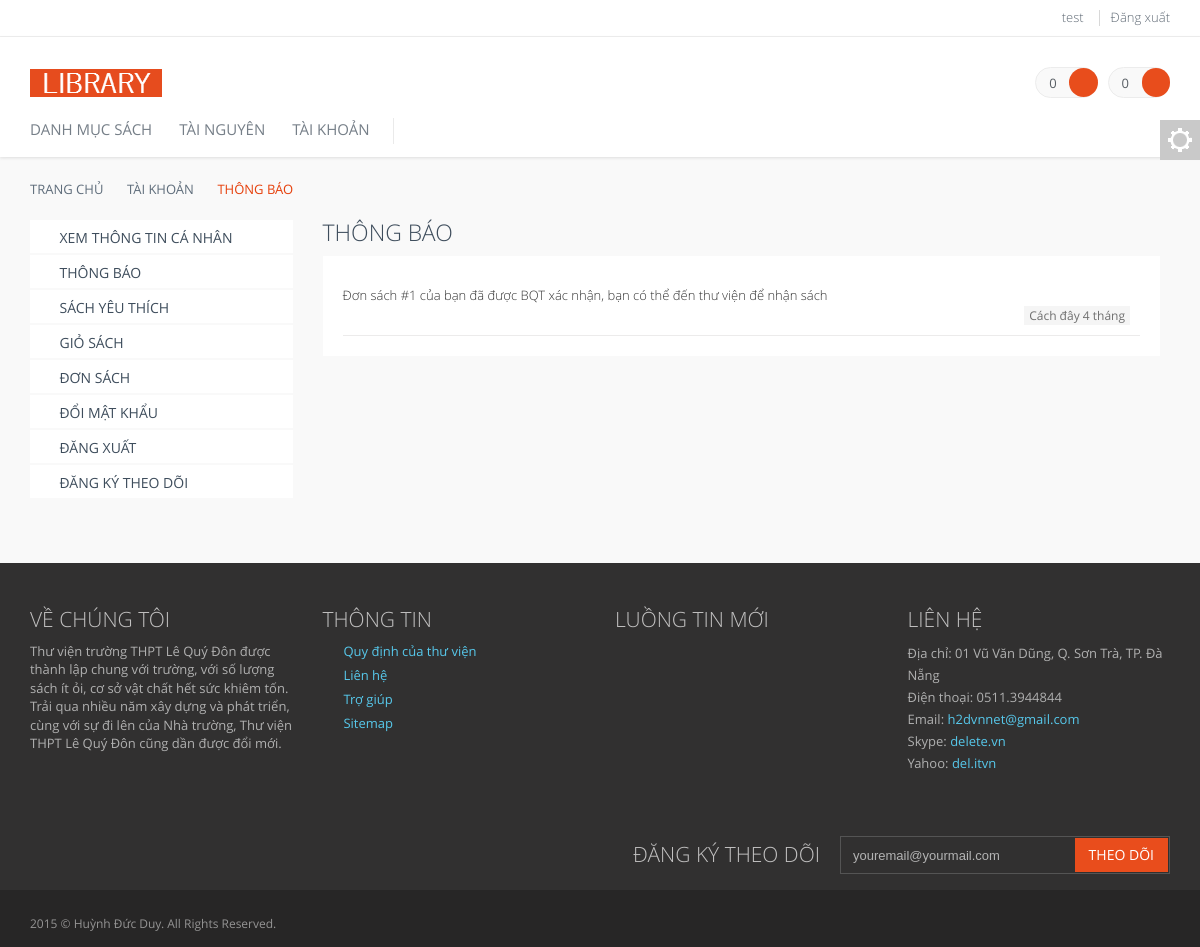
The app's page /notify.php (signed in) with its own data.
### tables this page shows
CREATE TABLE IF NOT EXISTS `user` (
`id` int(11) NOT NULL,
  `password` text NOT NULL,
  `name` text NOT NULL,
  `birthday` date NOT NULL,
  `image` text NOT NULL,
  `email` text NOT NULL,
  `class` text NOT NULL,
  `scode` text NOT NULL,
  `verify` int(1) NOT NULL,
  `wishlist` text NOT NULL
);

CREATE TABLE IF NOT EXISTS `notification` (
`id` int(11) NOT NULL,
  `userid` int(11) NOT NULL,
  `content` text NOT NULL,
  `seen` int(1) NOT NULL DEFAULT '0',
  `link` text NOT NULL,
  `time` text NOT NULL,
  `type` text NOT NULL,
  `display` int(1) NOT NULL DEFAULT '0'
);

CREATE TABLE IF NOT EXISTS `setting` (
  `unique` int(1) NOT NULL DEFAULT '1',
  `title` text NOT NULL,
  `tit` text NOT NULL,
  `description` text NOT NULL,
  `introduce` longtext NOT NULL,
  `term` text NOT NULL,
  `keyword` text NOT NULL,
  `domain` text NOT NULL,
  `fb_id_admin` text NOT NULL,
  `fb_id_app` text NOT NULL,
  `fb_id_page` text NOT NULL,
  `admin_mail` text NOT NULL,
  `admin_phone` text NOT NULL,
  `admin_address` text NOT NULL,
  `admin_skype` text NOT NULL,
  `admin_yahoo` text NOT NULL,
  `gcseid` text NOT NULL,
  `gkey` text NOT NULL,
  `logo` text NOT NULL,
  `view` int(11) NOT NULL,
  `slide1` text NOT NULL,
  `slide2` text NOT NULL,
  `limitinorder` int(11) NOT NULL,
  `limitdayorder` int(11) NOT NULL
);

### library/view/notify.php (the view, shortened to what the rows shown need)
<?php
class notify_view
{
	function show_data()
	{
		echo '<div class="goods-data clearfix" id="content2wish">
				<div class="table-wrapper-responsive">
					<table summary="Shopping cart">
						<tbody id="data-noti">';
		if ($_SESSION['userid'] != NULL)
		{
			global $notify_model;
			if ($notify_model->record != 0)
			{
				$result = $notify_model->data;
				foreach ($result as $data)
				{
					echo '<tr>';
					if ($data['seen'] != 1) { echo "<td class='new-noti' onclick='seen_notify(".$data['id'].")'>"; } else { echo '<td>'; }
					echo "
						<a href='".$data['link']."' class='nohighlight'>
							<p>".$data['content']."</p>
							<div class='notitime'>".ti_me($data['time'])."</div>
						</a>
						</td>
					</tr>";
				}
			}
			else
			{
				echo "<center><p>Không có thông báo nào</p></center>";
			}
		}
		else
		{
			echo "<center><p>Bạn chưa đăng nhập, không thể xem thông báo</p></center>";
		}
		echo '		</tbody>
				</table>
            </div>';
		echo '</div>';
	}
	function show_content()
	{
		echo '<div class="row margin-bottom-40">';
		echo '<div class="col-md-9 col-sm-7" id="scroll-to">
        <h1>Thông báo</h1>';
		$this->show_data();
		echo '</div>
		</div>';
	}
		?>
		<?php
	function show()
	{
		echo '<div class="main">
		<div class="container">';
		$this->show_content();
		echo '</div>
		</div>';
	}
}
?>

### library/view/header.php (shortened to what the rows shown need)
<?php
class header_view
{
	var $title;
	var $description;
	var $keyword;
	var $pagelv1;
	var $pagelv2;
	function show_head()
	{
		global $setting;
		global $header_controller;
		echo "<!DOCTYPE html PUBLIC '-//W3C//DTD XHTML 1.0 Strict//EN' 'http://www.w3.org/TR/xhtml1/DTD/xhtml1-strict.dtd'>
		<html xmlns='http://www.w3.org/1999/xhtml' xml:lang='vi'>
		<head>
		<meta http-equiv='Content-Type' content='text/html; charset=utf-8' />
		<meta content='width=device-width, initial-scale=1.0' name='viewport'>
		<meta http-equiv='X-UA-Compatible' content='IE=edge,chrome=1'>
		<title>".$this->title." | ".$setting->get('description')."</title>
		<link rel='shortcut icon' href='../../favicon.ico' type='image/x-icon'>
		<link rel='icon' href='../../favicon.ico' type='image/x-icon'>
		<meta property='og:title' content='".$this->title." | ".$setting->get('description')."'/>
		<meta name='description' class='description' content='".$this->description." - ".$setting->get('description')."' />
		<meta name='abstract' class='description' content='".$this->description." - ".$setting->get('description')."'>
		<meta property='og:description' class='description' content='".$this->description." - ".$setting->get('description')."' />
		<meta name='keyword' class='keyword' content='".$this->keyword.",".$setting->get('keyword')."' />
		<meta property='og:url' itemprop='url' content='http://".$setting->get('domain').$_SERVER['REQUEST_URI']."'/>
		<link rel='canonical' href='http://".$setting->get('domain').$_SERVER['REQUEST_URI']."' />";
		echo "<meta name='classification' content='SEO' />
		<link href='../../assets/global/plugins/font-awesome/css/font-awesome.min.css' rel='stylesheet'>
		<link href='../../assets/global/plugins/bootstrap/css/bootstrap.min.css' rel='stylesheet'>
		".$this->pagelv1."
		<link href='../../assets/global/css/components.min.css' rel='stylesheet'>
		<link href='../../assets/global/css/plugins.min.css' rel='stylesheet'>
		<link href='../../assets/frontend/layout/css/style.min.css' rel='stylesheet'>
		<link href='../../assets/frontend/pages/css/style-shop.min.css' rel='stylesheet' type='text/css'>
		<link href='../../assets/frontend/layout/css/style-responsive.min.css' rel='stylesheet'>
		<link href='../../assets/frontend/layout/css/themes/".$header_controller->get_color().".min.css' rel='stylesheet' id='style-color'>
		<link href='../../assets/global/plugins/bootstrap-toastr/toastr.min.css' rel='stylesheet'>
		<!--[if lt IE 9]>
		<script src='../../assets/global/plugins/respond.min.js'></script>
		<![endif]-->
		<script src='../../assets/global/plugins/jquery.min.js' type='text/javascript'></script>
		<script src='../../assets/global/plugins/jquery-migrate.min.js' type='text/javascript'></script>
		<script src='../../assets/global/plugins/bootstrap/js/bootstrap.min.js' type='text/javascript'></script>
		<script src='../../assets/frontend/layout/scripts/back-to-top.min.js' type='text/javascript'></script>
		<script src='../../assets/global/plugins/jquery-slimscroll/jquery.slimscroll.min.js' type='text/javascript'></script>
		<script src='../../assets/global/plugins/bootstrap-toastr/toastr.min.js' type='text/javascript'></script>
		<script src='../../assets/global/plugins/smoothscroll.min.js' type='text/javascript'></script>
		<script src='../../assets/global/plugins/bootbox/bootbox.min.js' type='text/javascript'></script>
		<script src='../../assets/global/plugins/lazyload/lazyload.min.js' type='text/javascript'></script>
		<script src='../../assets/function.min.js' type='text/javascript'></script>
		<script src='../../assets/frontend/layout/scripts/custom.js' type='text/javascript'></script>
		".$this->pagelv2."
		</head>";
		?>
		<?php
	}
	function show_pre_header()
	{
		global $header_controller;
		echo "
		<div class='pre-header'>
			<div class='container'>
				<div class='row'>
					<div class='col-md-6 col-sm-6 additional-shop-info'>
					</div>
					<div class='col-md-6 col-sm-6 additional-nav'>
						<ul class='list-unstyled list-inline pull-right'>";
		$pre_header=$header_controller->handle_pre_header();
		foreach ($pre_header as $data1 => $data2)
		{
			echo "<li><a href='".$data1."'>".$data2."</a></li>";
		}
		echo"			</ul>
					</div>
				</div>
			</div>
		</div>";
	}
	function show_body()
	{
		echo "<body class='ecommerce'>";
		$this->show_pre_header();
	}
	function show()
	{
		$this->show_head();
		$this->show_body();
	}
}
?>

### library/view/footer.php (shortened to what the rows shown need)
<?php
class footer_view
{
	function show_about()
	{
		global $setting;
		echo "<div class='col-md-3 col-sm-6 pre-footer-col'>
        <h2>Về chúng tôi</h2>
        ".$setting->get('introduce')."
        </div>";
	}
	function show_info()
	{
		echo "<div class='col-md-3 col-sm-6 pre-footer-col'>
          <h2>Thông tin</h2>
          <ul class='list-unstyled'>";
		echo "
          </ul>
        </div>";
	}
	function show_feeds()
	{
		echo "<div class='col-md-3 col-sm-6 pre-footer-col'>
        <h2 class='margin-bottom-0'>Luồng tin mới</h2>
        </div>";
	}
	function show_contact()
	{
		echo "<div class='col-md-3 col-sm-6 pre-footer-col'>
          <h2>Liên hệ</h2>
          <address class='margin-bottom-40'>";
        echo "</address>
        </div>";
	}
	function show_row1()
	{
		echo "<div class='row'>";
		$this->show_about();
		$this->show_info();
		$this->show_feeds();
		$this->show_contact();
		echo "</div>";
	}
	function show_subscribe()
	{
		echo "<div class='col-md-6 col-sm-6 pull-right'>
          <div class='pre-footer-subscribe-box pull-right'>
            <h2>Đăng ký theo dõi</h2>
            <form action='../../theo-doi'>
              <div class='input-group'>
                <input type='text' placeholder='youremail@yourmail.com' class='form-control' name='email' required>
                <span class='input-group-btn'>
                  <button class='btn btn-primary' type='submit'>Theo dõi</button>
                </span>
              </div>
            </form>
          </div>
        </div>";
	}
	function show_row2()
	{
		echo "<div class='row'>";
		$this->show_subscribe();
		echo "</div>";
	}
	function show_pre_footer()
	{
		echo "<div class='pre-footer'>
		<div class='container'>";
		$this->show_row1();
		$this->show_row2();
		echo "</div>
		</div>";
	}
	function show()
	{
		$this->show_pre_footer();
		echo "</body>
		</html>";
	}
}
?>

### records on screen
user: name "test", name "Đăng xuất"
notification: content "Đơn sách #1 của bạn đã được BQT xác nhận, bạn có thể đến thư viện để nhận sách", time "Cách đây 4 tháng"
setting: introduce "Thư viện trường THPT Lê Quý Đôn được thành lập chung với trường, với số lượng sách ít ỏi, cơ sở vật chất hết sức khiêm tốn. Trải qua nhiều năm xây dựng và phát triển, cùng với sự đi lên của Nhà trường, Thư viện THPT Lê Quý Đôn cũng dần được đổi mới."

### other values on screen
$count "0"
$data2 "XEM THÔNG TIN CÁ NHÂN"
$data2 "THÔNG BÁO"
$data2 "SÁCH YÊU THÍCH"
$data2 "GIỎ SÁCH"
$data2 "ĐƠN SÁCH"
$data2 "ĐỔI MẬT KHẨU"
$data2 "ĐĂNG XUẤT"
$data2 "ĐĂNG KÝ THEO DÕI"
$data2 "Quy định của thư viện"
$data2 "Liên hệ"
$data2 "Trợ giúp"
$data2 "Sitemap"
$data1 "Địa chỉ"
$data2[0] "01 Vũ Văn Dũng, Q. Sơn Trà, TP. Đà Nẵng"
